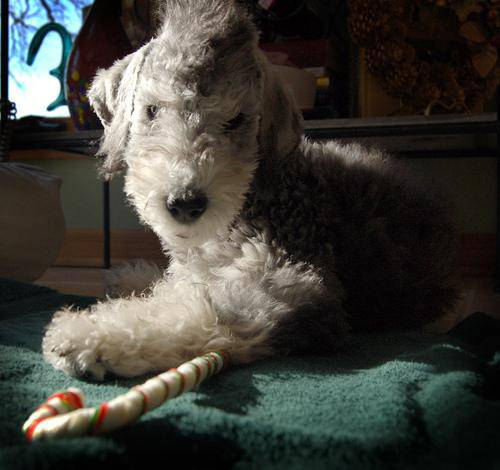
#> input picture New Mobile Appliction/Training code/input/00290d3e1fdd27226ba27a8ce248ce85.jpg, 500 x 470 px, found by its file name; its folder holds 4 pictures in this run
$ jupyter execute brightness.ipynb
#> lines starting #> are read from the running program, lines starting #| are printed output that depends on the picture
[cell 1]
import os
import cv2
import numpy as np

# Function to perform brightness augmentation on an image and save the augmented image
def augment_brightness(image_path, output_dir, brightness_factor):
    # Load the image
#> called with brightness_factor = 0.7
    image = cv2.imread(image_path)
#> image is the input picture: shape (470, 500, 3); mean B, G, R 56.2, 62.2, 63.2

    # Apply brightness augmentation
    augmented_image = np.clip(image * brightness_factor, 0, 255).astype(np.uint8)
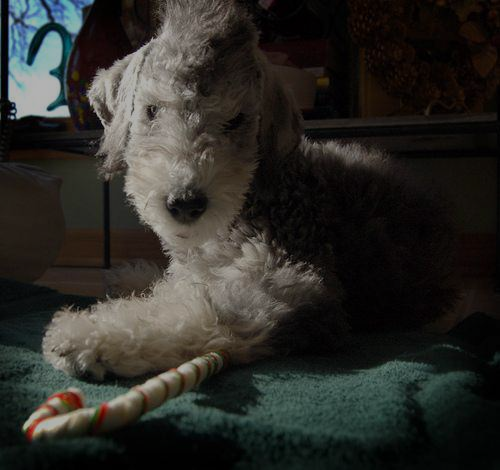
#> augmented_image: shape (470, 500, 3); mean B, G, R 38.9, 43.1, 43.8

    # Get the file name of the original image
    file_name = os.path.basename(image_path)

    # Construct the path to save the augmented image
    output_path = os.path.join(output_dir, file_name)

    # Save the augmented image
    cv2.imwrite(output_path, augmented_image)

# Input and output directories
input_dir = "C:/Users/Nimesh/Desktop/Training code/input"
output_dir = "C:/Users/Nimesh/Desktop/Training code/output"

# Create output directory if it doesn't exist
os.makedirs(output_dir, exist_ok=True)

# Brightness augmentation factor (adjust as needed)
brightness_factor = 0.7  # Increase brightness by 50%

# Process each image in the input directory
for image_file in os.listdir(input_dir):
    if image_file.endswith(".jpg") or image_file.endswith(".png"):  # Adjust file extensions as needed
        # Input image path
        image_path = os.path.join(input_dir, image_file)

        # Perform brightness augmentation and save the augmented image
        augment_brightness(image_path, output_dir, brightness_factor)
#> pass 2 of the loop `for image_file in os.listdir(input_dir):`:
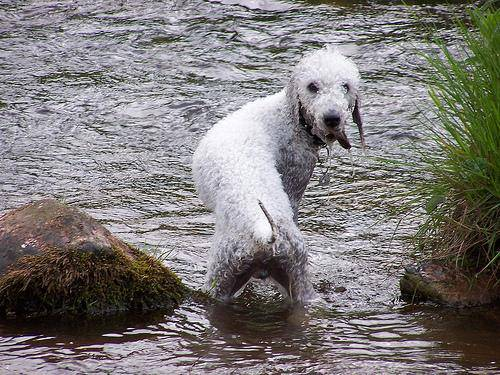
#> input picture New Mobile Appliction/Training code/input/0543510e763cbf8fc771a097ffda9984.jpg, 500 x 375 px, found by its file name
#> in augment_brightness, image is the input picture: shape (375, 500, 3); mean B, G, R 120.9, 121.9, 125.7
#> in augment_brightness (call 2), `augmented_image = np.clip(image * brightness_factor, 0, 255).astype(np..`:
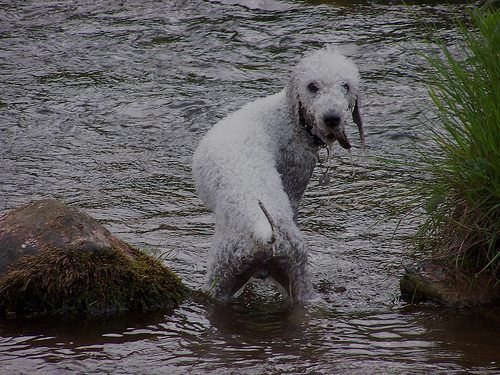
#> augmented_image: shape (375, 500, 3); mean B, G, R 84.2, 84.9, 87.5
#> pass 3 of the loop `for image_file in os.listdir(input_dir):`:
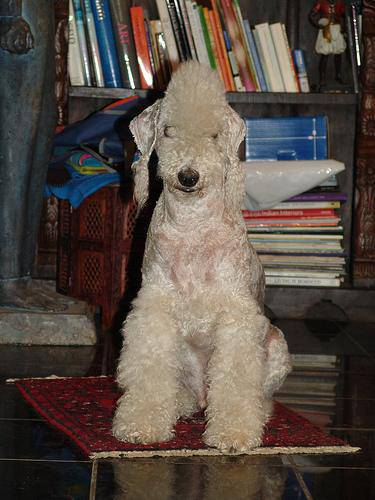
#> input picture New Mobile Appliction/Training code/input/0df3cd4042fa7c2a6e008a3a849a23d1.jpg, 375 x 500 px, found by its file name
#> in augment_brightness, image is the input picture: shape (500, 375, 3); mean B, G, R 68.5, 76.5, 87.3
#> in augment_brightness (call 3), `augmented_image = np.clip(image * brightness_factor, 0, 255).astype(np..`:
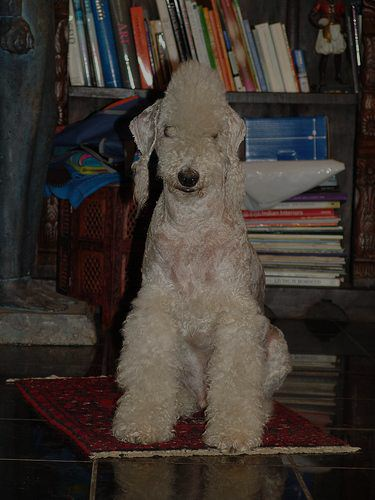
#> augmented_image: shape (500, 375, 3); mean B, G, R 47.5, 53.1, 60.6
#> the loop made 4 passes; the first 3 are shown

print("Brightness augmentation complete.")
